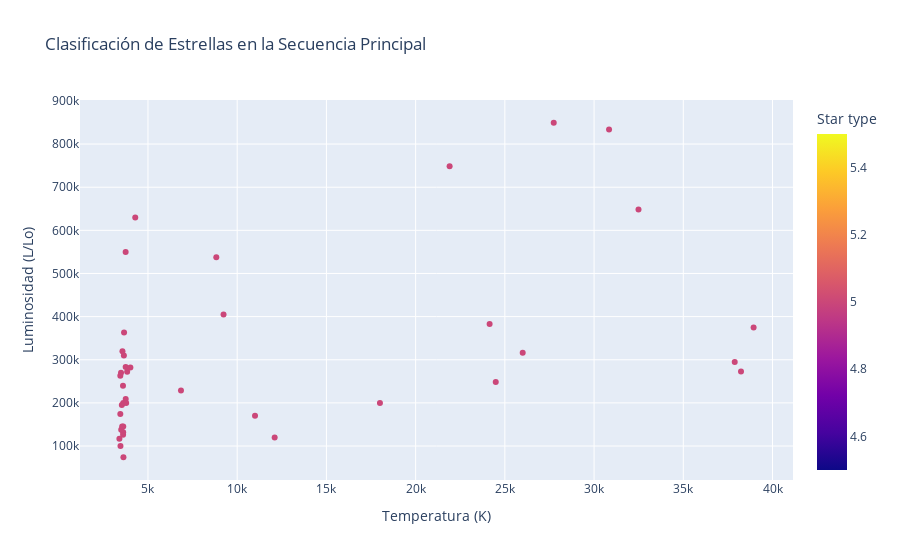

Notebook source saved alongside this figure:
### Code cell
file_path = '6 class csv.csv'
data = pd.read_csv(file_path)
px.scatter(data[data['Star type'] == 5], x='Temperature (K)', y='Luminosity(L/Lo)', color='Star type',
                     title='Clasificación de Estrellas en la Secuencia Principal',
                     labels={'Temperature (K)': 'Temperatura (K)', 'Luminosity(L/Lo)': 'Luminosidad (L/Lo)'},
                     hover_data=['Radius(R/Ro)', 'Absolute magnitude(Mv)', 'Star color', 'Spectral Class'])

### Figure 1 — Plotly figure (JSON) as saved in the notebook; plotly's stock layout.template omitted (floating-point values rounded to 4 significant figures; data arrays with more than 128 entries replaced by an {"elided": "..."} marker saying what was removed)
{"data": [{"customdata": {"elided": "40x4 mixed values"}, "hovertemplate": "Temperatura (K)=%{x}<br>Luminosidad (L/Lo)=%{y}<br>Radius(R/Ro)=%{customdata[0]}<br>Absolute magnitude(Mv)=%{customdata[1]}<br>Star color=%{customdata[2]}<br>Spectral Class=%{customdata[3]}<br>Star type=%{marker.color}<extra></extra>", "legendgroup": "", "marker": {"color": [5, 5, 5, 5, 5, 5, 5, 5, 5, 5, 5, 5, 5, 5, 5, 5, 5, 5, 5, 5, 5, 5, 5, 5, 5, 5, 5, 5, 5, 5, 5, 5, 5, 5, 5, 5, 5, 5, 5, 5], "coloraxis": "coloraxis", "symbol": "circle"}, "mode": "markers", "name": "", "orientation": "v", "showlegend": false, "type": "scatter", "x": [3490, 3750, 3834, 3749, 3650, 3450, 3660, 3450, 3752, 3535, 3459, 3605, 3615, 3399, 3610, 3553, 4015, 3625, 6850, 3780, 3570, 3500, 4287, 26000, 3600, 3614, 18000, 11000, 12100, 24490, 24145, 38234, 32489, 27739, 21904, 38940, 30839, 8829, 9235, 37882], "xaxis": "x", "y": [270000, 283000, 272000, 550000, 310000, 263000, 363000, 174000, 209000, 195000, 100000, 126000, 200000, 117000, 132000, 145000, 282000, 74000, 229000, 200000, 320000, 138000, 630000, 316000, 240000, 145000, 200000, 170000, 120000, 248490, 382993, 272830, 648430, 849420, 748490, 374830, 834042, 537493, 404940, 294903], "yaxis": "y"}], "layout": {"coloraxis": {"colorbar": {"title": {"text": "Star type"}}, "colorscale": [[0, "#0d0887"], [0.1111, "#46039f"], [0.2222, "#7201a8"], [0.3333, "#9c179e"], [0.4444, "#bd3786"], [0.5556, "#d8576b"], [0.6667, "#ed7953"], [0.7778, "#fb9f3a"], [0.8889, "#fdca26"], [1, "#f0f921"]]}, "legend": {"tracegroupgap": 0}, "title": {"text": "Clasificación de Estrellas en la Secuencia Principal"}, "xaxis": {"anchor": "y", "domain": [0, 1], "title": {"text": "Temperatura (K)"}}, "yaxis": {"anchor": "x", "domain": [0, 1], "title": {"text": "Luminosidad (L/Lo)"}}}}
